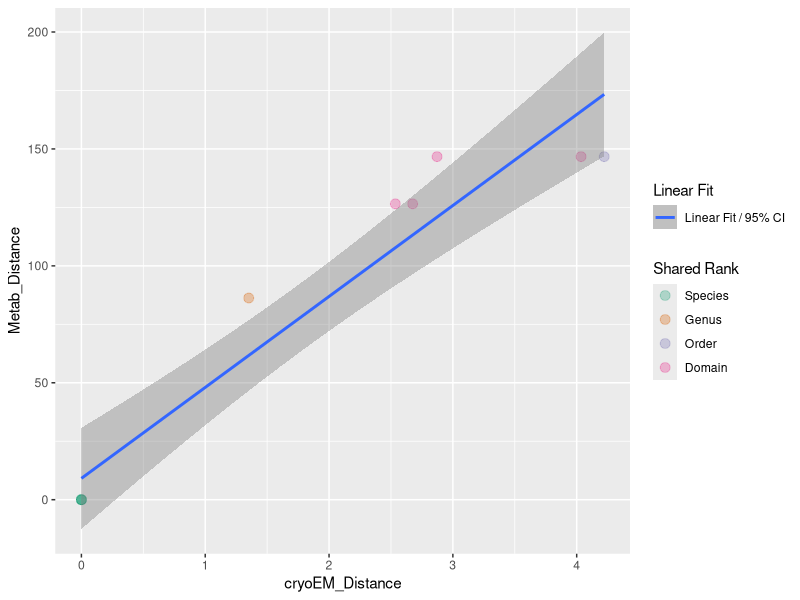

R code for this plot:
rm(list = ls())

library('tidyverse')
library('vegan')
library('gdata')

# Import values for cryoEM, select only intersect
scaled.mini_repl <- read.csv('results/cryoem_scaled_mini_replicates.csv', sep = ",", header = T, row.names = 1)

include = c("Marvinbryantia_formatexigens","Bacteroides_cellulosyliticus_CRE21","Bacteroides_caccae","Eubacterium_siraeum")
vis_cleaned <- scaled.mini_repl[(scaled.mini_repl$Strain %in% include), ] 

rm('scaled.mini_repl','include')

# Import WGS distance matrix, select only intersect
wgs_dist <- read.csv('data/wgs_distance_jaccard.csv',sep = ",", header = TRUE, row.names = 1, check.names = FALSE)

include = c("Marvinbryantia_formatexigens_DSM_14469","Bacteroides_cellulosyliticus_CRE21_DSM_14838","Bacteroides_caccae_DSM_19024","Eubacterium_siraeum_DSM_15702")
wgs_cleaned <- wgs_dist[(colnames(wgs_dist) %in% include),(rownames(wgs_dist) %in% include)]

rm('wgs_dist','include')

# Import metabolomic fold-change distance matrix as published in Han and Van Treuren et al 2021, select only intersect
tax_to_dn <- read.csv('data/from_Han_vanTreuren_2021/taxonomy_to_display_name.txt', sep = "\t", header = T)

include = c("Marvinbryantia formatexigens DSMZ 14469","Bacteroides cellulosilyticus DSMZ 14838","Bacteroides caccae ATCC 43185","Eubacterium siraeum DSMZ 15702")
legend <- tax_to_dn[(tax_to_dn$taxonomy %in% include), ] %>% mutate(taxonomy = str_replace_all(taxonomy," ","_"))

metab_dist <- read.csv('data/from_Han_vanTreuren_2021/metab_dm.txt', sep = '\t', header = T, row.names = 1)
metab_cleaned <- metab_dist[(rownames(metab_dist) %in% legend$disp_name),(colnames(metab_dist) %in% legend$disp_name)]

rm('include','tax_to_dn','metab_dist')

# Replace display names with taxonomies in metabolomics distance matrix
colnames(metab_cleaned) <- legend$taxonomy
rownames(metab_cleaned) <- legend$taxonomy

rm('legend')

# Summarize cryo-EM measurements, calculate distance matrix
vis_sum <- aggregate.data.frame(vis_cleaned[2:6], by = list(vis_cleaned$Strain), FUN = mean)
vis_sum <- vis_sum %>% column_to_rownames(var="Group.1")

cryoem_dist <- as.data.frame(as.matrix(vegdist(vis_sum, method = "euclidean", upper = TRUE)))

rm('vis_cleaned','vis_sum')

# Calculate Mantel statistic to check for correlation
vis_metab_test <- mantel(cryoem_dist,metab_cleaned,method = "pearson")
vis_metab_test

wgs_metab_test <- mantel(wgs_cleaned,metab_cleaned,method = "pearson")
wgs_metab_test

vis_wgs_test <- mantel(cryoem_dist,wgs_cleaned,method = "pearson")
vis_wgs_test

# Make long tables for plotting
lowerTriangle(cryoem_dist) <- NA
cryoem_dist$X <- rownames(cryoem_dist)

cryoem_long <- cryoem_dist %>% 
  as.data.frame() %>%
  pivot_longer(-c(X), names_to = "Y", values_to = "cryoEM_Distance")

lowerTriangle(metab_cleaned) <- NA
metab_cleaned$X <- rownames(metab_cleaned)

metab_long <- metab_cleaned %>% 
  as.data.frame() %>%
  pivot_longer(-c(X), names_to = "Y", values_to = "Metab_Distance")

rm('cryoem_dist','metab_cleaned')

# Merge Tables, add (manually determined) LCL
cryoem_long$Metab_Distance <- metab_long$Metab_Distance
cryoem_long$LCL <- c("Species","Genus","Domain","Domain","Genus","Species","Domain","Domain","Domain","Domain","Species","Order","Domain","Domain","Order","Species")

cryoem_long <- na.omit(cryoem_long)

# Plot
ggplot(cryoem_long, aes(x = cryoEM_Distance, y = Metab_Distance, color = fct_relevel(LCL,"Species","Genus","Order","Domain")))+
  geom_point(size = 3, na.rm=TRUE, alpha = 0.3)+
  scale_color_brewer(name = 'Shared Rank', palette = "Dark2", direction = 1)+
  geom_smooth(inherit.aes = F, aes(x = cryoEM_Distance, y = Metab_Distance, fill = 'Linear Fit / 95% CI'),method='lm')+
  scale_fill_manual(name = "Linear Fit", values = c("grey50"))

cor.test(cryoem_long$cryoEM_Distance, cryoem_long$Metab_Distance, method = "pearson")
